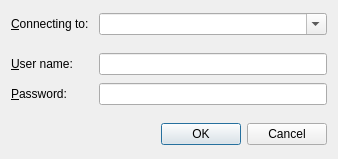
<?xml version="1.0" encoding="UTF-8"?>
<ui version="4.0">
 <class>AuthDialog</class>
 <widget class="QDialog" name="AuthDialog">
  <property name="geometry">
   <rect>
    <x>0</x>
    <y>0</y>
    <width>338</width>
    <height>159</height>
   </rect>
  </property>
  <property name="windowTitle">
   <string>Authenticate</string>
  </property>
  <property name="sizeGripEnabled">
   <bool>false</bool>
  </property>
  <property name="modal">
   <bool>true</bool>
  </property>
  <layout class="QGridLayout" name="gridLayout">
   <property name="horizontalSpacing">
    <number>10</number>
   </property>
   <item row="4" column="0">
    <widget class="QLabel" name="label">
     <property name="text">
      <string>&amp;User name:</string>
     </property>
     <property name="buddy">
      <cstring>userName</cstring>
     </property>
    </widget>
   </item>
   <item row="4" column="1">
    <widget class="QLineEdit" name="userName">
     <property name="font">
      <font>
       <weight>75</weight>
       <bold>true</bold>
      </font>
     </property>
    </widget>
   </item>
   <item row="5" column="0">
    <widget class="QLabel" name="label_2">
     <property name="text">
      <string>&amp;Password:</string>
     </property>
     <property name="buddy">
      <cstring>password</cstring>
     </property>
    </widget>
   </item>
   <item row="5" column="1">
    <widget class="QLineEdit" name="password">
     <property name="inputMask">
      <string/>
     </property>
     <property name="text">
      <string/>
     </property>
     <property name="echoMode">
      <enum>QLineEdit::Password</enum>
     </property>
    </widget>
   </item>
   <item row="7" column="0" colspan="2">
    <widget class="QDialogButtonBox" name="buttonBox">
     <property name="orientation">
      <enum>Qt::Horizontal</enum>
     </property>
     <property name="standardButtons">
      <set>QDialogButtonBox::Cancel|QDialogButtonBox::Ok</set>
     </property>
    </widget>
   </item>
   <item row="1" column="0">
    <widget class="QLabel" name="label_3">
     <property name="text">
      <string>&amp;Connecting to:</string>
     </property>
     <property name="buddy">
      <cstring>serverAddr</cstring>
     </property>
    </widget>
   </item>
   <item row="3" column="0">
    <spacer name="verticalSpacer">
     <property name="orientation">
      <enum>Qt::Vertical</enum>
     </property>
     <property name="sizeType">
      <enum>QSizePolicy::Fixed</enum>
     </property>
     <property name="sizeHint" stdset="0">
      <size>
       <width>20</width>
       <height>10</height>
      </size>
     </property>
    </spacer>
   </item>
   <item row="6" column="0">
    <spacer name="verticalSpacer_2">
     <property name="orientation">
      <enum>Qt::Vertical</enum>
     </property>
     <property name="sizeType">
      <enum>QSizePolicy::Fixed</enum>
     </property>
     <property name="sizeHint" stdset="0">
      <size>
       <width>20</width>
       <height>10</height>
      </size>
     </property>
    </spacer>
   </item>
   <item row="1" column="1">
    <widget class="QComboBox" name="serverAddr">
     <property name="font">
      <font>
       <weight>75</weight>
       <bold>true</bold>
      </font>
     </property>
     <property name="editable">
      <bool>true</bool>
     </property>
    </widget>
   </item>
  </layout>
 </widget>
 <tabstops>
  <tabstop>userName</tabstop>
  <tabstop>password</tabstop>
  <tabstop>buttonBox</tabstop>
 </tabstops>
 <resources/>
 <connections>
  <connection>
   <sender>password</sender>
   <signal>returnPressed()</signal>
   <receiver>AuthDialog</receiver>
   <slot>accept()</slot>
   <hints>
    <hint type="sourcelabel">
     <x>127</x>
     <y>67</y>
    </hint>
    <hint type="destinationlabel">
     <x>166</x>
     <y>76</y>
    </hint>
   </hints>
  </connection>
  <connection>
   <sender>userName</sender>
   <signal>returnPressed()</signal>
   <receiver>AuthDialog</receiver>
   <slot>accept()</slot>
   <hints>
    <hint type="sourcelabel">
     <x>166</x>
     <y>28</y>
    </hint>
    <hint type="destinationlabel">
     <x>72</x>
     <y>76</y>
    </hint>
   </hints>
  </connection>
  <connection>
   <sender>buttonBox</sender>
   <signal>accepted()</signal>
   <receiver>AuthDialog</receiver>
   <slot>accept()</slot>
   <hints>
    <hint type="sourcelabel">
     <x>162</x>
     <y>104</y>
    </hint>
    <hint type="destinationlabel">
     <x>162</x>
     <y>63</y>
    </hint>
   </hints>
  </connection>
  <connection>
   <sender>buttonBox</sender>
   <signal>rejected()</signal>
   <receiver>AuthDialog</receiver>
   <slot>reject()</slot>
   <hints>
    <hint type="sourcelabel">
     <x>162</x>
     <y>104</y>
    </hint>
    <hint type="destinationlabel">
     <x>162</x>
     <y>63</y>
    </hint>
   </hints>
  </connection>
 </connections>
</ui>
